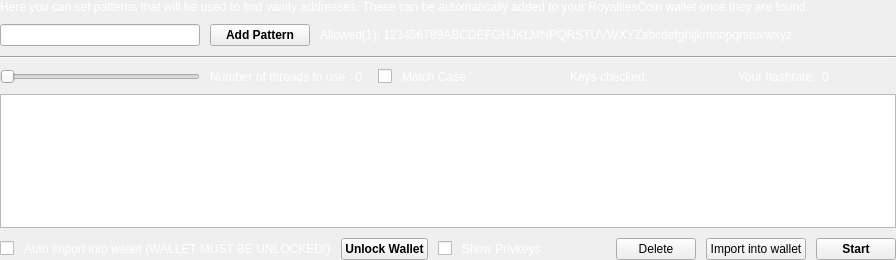
<?xml version="1.0" encoding="UTF-8"?>
<ui version="4.0">
 <class>VanityGenPage</class>
 <widget class="QWidget" name="VanityGenPage">
  <property name="geometry">
   <rect>
    <x>0</x>
    <y>0</y>
    <width>896</width>
    <height>260</height>
   </rect>
  </property>
  <property name="minimumSize">
   <size>
    <width>770</width>
    <height>260</height>
   </size>
  </property>
  <property name="windowTitle">
   <string>Form</string>
  </property>
  <layout class="QHBoxLayout" name="horizontalLayout_3">
   <property name="spacing">
    <number>10</number>
   </property>
   <property name="leftMargin">
    <number>0</number>
   </property>
   <property name="topMargin">
    <number>0</number>
   </property>
   <property name="rightMargin">
    <number>0</number>
   </property>
   <property name="bottomMargin">
    <number>0</number>
   </property>
   <item>
    <layout class="QVBoxLayout" name="verticalLayout">
     <property name="spacing">
      <number>10</number>
     </property>
     <item>
      <layout class="QVBoxLayout" name="verticalLayout_4"/>
     </item>
     <item>
      <widget class="QLabel" name="label_4">
       <property name="styleSheet">
        <string notr="true">color:white;</string>
       </property>
       <property name="text">
        <string>Here you can set patterns that will be used to find vanity addresses. These can be automatically added to your RoyaltiesCoin wallet once they are found.</string>
       </property>
      </widget>
     </item>
     <item>
      <layout class="QVBoxLayout" name="verticalLayout_2">
       <item>
        <layout class="QHBoxLayout" name="horizontalLayout">
         <property name="spacing">
          <number>10</number>
         </property>
         <item>
          <widget class="QLineEdit" name="lineEdit">
           <property name="sizePolicy">
            <sizepolicy hsizetype="Fixed" vsizetype="Fixed">
             <horstretch>0</horstretch>
             <verstretch>0</verstretch>
            </sizepolicy>
           </property>
           <property name="minimumSize">
            <size>
             <width>200</width>
             <height>0</height>
            </size>
           </property>
          </widget>
         </item>
         <item>
          <widget class="QPushButton" name="buttonPattern">
           <property name="sizePolicy">
            <sizepolicy hsizetype="Fixed" vsizetype="Fixed">
             <horstretch>0</horstretch>
             <verstretch>0</verstretch>
            </sizepolicy>
           </property>
           <property name="minimumSize">
            <size>
             <width>100</width>
             <height>0</height>
            </size>
           </property>
           <property name="font">
            <font>
             <weight>75</weight>
             <bold>true</bold>
            </font>
           </property>
           <property name="text">
            <string>Add Pattern</string>
           </property>
          </widget>
         </item>
         <item>
          <widget class="QLabel" name="labelAllowed">
           <property name="layoutDirection">
            <enum>Qt::LeftToRight</enum>
           </property>
           <property name="styleSheet">
            <string notr="true">color:white;</string>
           </property>
           <property name="text">
            <string>Allowed(1): 123456789ABCDEFGHJKLMNPQRSTUVWXYZabcdefghijkmnopqrstuvwxyz</string>
           </property>
          </widget>
         </item>
        </layout>
       </item>
      </layout>
     </item>
     <item>
      <widget class="Line" name="line">
       <property name="orientation">
        <enum>Qt::Horizontal</enum>
       </property>
      </widget>
     </item>
     <item>
      <layout class="QVBoxLayout" name="verticalLayout_3">
       <item>
        <layout class="QHBoxLayout" name="horizontalLayout_2">
         <property name="spacing">
          <number>10</number>
         </property>
         <item>
          <widget class="QSlider" name="horizontalSlider">
           <property name="sizePolicy">
            <sizepolicy hsizetype="Fixed" vsizetype="Preferred">
             <horstretch>0</horstretch>
             <verstretch>0</verstretch>
            </sizepolicy>
           </property>
           <property name="minimumSize">
            <size>
             <width>200</width>
             <height>0</height>
            </size>
           </property>
           <property name="minimum">
            <number>0</number>
           </property>
           <property name="maximum">
            <number>4</number>
           </property>
           <property name="orientation">
            <enum>Qt::Horizontal</enum>
           </property>
          </widget>
         </item>
         <item>
          <widget class="QLabel" name="labelNrThreads">
           <property name="styleSheet">
            <string notr="true">color:white;</string>
           </property>
           <property name="text">
            <string>Number of threads to use : 0</string>
           </property>
          </widget>
         </item>
         <item>
          <widget class="QCheckBox" name="checkBoxMatchCase">
           <property name="sizePolicy">
            <sizepolicy hsizetype="Fixed" vsizetype="Fixed">
             <horstretch>0</horstretch>
             <verstretch>0</verstretch>
            </sizepolicy>
           </property>
           <property name="minimumSize">
            <size>
             <width>0</width>
             <height>0</height>
            </size>
           </property>
           <property name="styleSheet">
            <string notr="true"/>
           </property>
           <property name="text">
            <string/>
           </property>
          </widget>
         </item>
         <item>
          <widget class="QLabel" name="label_3">
           <property name="styleSheet">
            <string notr="true">color:white;</string>
           </property>
           <property name="text">
            <string>Match Case</string>
           </property>
          </widget>
         </item>
         <item>
          <widget class="QLabel" name="labelKeysChecked">
           <property name="styleSheet">
            <string notr="true">color:white;</string>
           </property>
           <property name="text">
            <string>Keys checked:</string>
           </property>
          </widget>
         </item>
         <item>
          <widget class="QLabel" name="labelHashrate">
           <property name="styleSheet">
            <string notr="true">color:white;</string>
           </property>
           <property name="text">
            <string>Your hashrate:  0</string>
           </property>
          </widget>
         </item>
        </layout>
       </item>
      </layout>
     </item>
     <item>
      <widget class="QTableView" name="tableView">
       <property name="editTriggers">
        <set>QAbstractItemView::NoEditTriggers</set>
       </property>
       <property name="selectionMode">
        <enum>QAbstractItemView::SingleSelection</enum>
       </property>
       <property name="selectionBehavior">
        <enum>QAbstractItemView::SelectRows</enum>
       </property>
      </widget>
     </item>
     <item>
      <layout class="QVBoxLayout" name="verticalLayout_6">
       <property name="spacing">
        <number>10</number>
       </property>
       <item>
        <layout class="QHBoxLayout" name="horizontalLayout_4">
         <property name="spacing">
          <number>10</number>
         </property>
         <item>
          <widget class="QCheckBox" name="checkBoxAutoImport">
           <property name="styleSheet">
            <string notr="true"/>
           </property>
           <property name="text">
            <string/>
           </property>
          </widget>
         </item>
         <item>
          <widget class="QLabel" name="label">
           <property name="mouseTracking">
            <bool>false</bool>
           </property>
           <property name="autoFillBackground">
            <bool>false</bool>
           </property>
           <property name="styleSheet">
            <string notr="true">color:white;</string>
           </property>
           <property name="text">
            <string>Auto import into wallet (WALLET MUST BE UNLOCKED!)</string>
           </property>
           <property name="scaledContents">
            <bool>false</bool>
           </property>
           <property name="margin">
            <number>0</number>
           </property>
           <property name="indent">
            <number>-1</number>
           </property>
          </widget>
         </item>
         <item>
          <widget class="QPushButton" name="buttonUnlock">
           <property name="font">
            <font>
             <weight>75</weight>
             <bold>true</bold>
            </font>
           </property>
           <property name="text">
            <string>Unlock Wallet</string>
           </property>
          </widget>
         </item>
         <item>
          <widget class="QCheckBox" name="checkBoxShowPrivKeys">
           <property name="autoFillBackground">
            <bool>false</bool>
           </property>
           <property name="styleSheet">
            <string notr="true"/>
           </property>
           <property name="text">
            <string/>
           </property>
          </widget>
         </item>
         <item>
          <widget class="QLabel" name="label_2">
           <property name="styleSheet">
            <string notr="true">color:white;</string>
           </property>
           <property name="text">
            <string>Show Privkeys</string>
           </property>
          </widget>
         </item>
         <item>
          <spacer name="horizontalSpacer">
           <property name="orientation">
            <enum>Qt::Horizontal</enum>
           </property>
           <property name="sizeHint" stdset="0">
            <size>
             <width>40</width>
             <height>20</height>
            </size>
           </property>
          </spacer>
         </item>
         <item>
          <widget class="QPushButton" name="buttonDelete">
           <property name="text">
            <string>Delete</string>
           </property>
          </widget>
         </item>
         <item>
          <widget class="QPushButton" name="buttonImport">
           <property name="text">
            <string>Import into wallet</string>
           </property>
          </widget>
         </item>
         <item>
          <widget class="QPushButton" name="buttonStart">
           <property name="font">
            <font>
             <weight>75</weight>
             <bold>true</bold>
            </font>
           </property>
           <property name="text">
            <string>Start</string>
           </property>
          </widget>
         </item>
        </layout>
       </item>
      </layout>
     </item>
    </layout>
   </item>
  </layout>
 </widget>
 <resources/>
 <connections/>
</ui>
